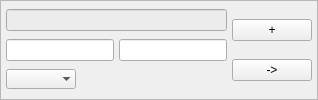
            <widget class="QFrame" name="frame_3">
             <property name="styleSheet">
              <string notr="true"/>
             </property>
             <property name="frameShape">
              <enum>QFrame::StyledPanel</enum>
             </property>
             <property name="frameShadow">
              <enum>QFrame::Raised</enum>
             </property>
             <property name="info" stdset="0">
              <bool>true</bool>
             </property>
             <layout class="QHBoxLayout" name="horizontalLayout_51">
              <property name="spacing">
               <number>5</number>
              </property>
              <property name="sizeConstraint">
               <enum>QLayout::SetMinimumSize</enum>
              </property>
              <property name="leftMargin">
               <number>5</number>
              </property>
              <property name="topMargin">
               <number>5</number>
              </property>
              <property name="rightMargin">
               <number>5</number>
              </property>
              <property name="bottomMargin">
               <number>5</number>
              </property>
              <item>
               <layout class="QVBoxLayout" name="verticalLayout_7">
                <item>
                 <widget class="QLineEdit" name="title_3">
                  <property name="styleSheet">
                   <string notr="true">background-color:#ececec;</string>
                  </property>
                  <property name="readOnly">
                   <bool>true</bool>
                  </property>
                  <property name="noborder" stdset="0">
                   <bool>true</bool>
                  </property>
                  <property name="title" stdset="0">
                   <bool>true</bool>
                  </property>
                 </widget>
                </item>
                <item>
                 <layout class="QHBoxLayout" name="horizontalLayout_23">
                  <item>
                   <widget class="QLineEdit" name="date_3">
                    <property name="sizePolicy">
                     <sizepolicy hsizetype="Preferred" vsizetype="Fixed">
                      <horstretch>0</horstretch>
                      <verstretch>0</verstretch>
                     </sizepolicy>
                    </property>
                    <property name="styleSheet">
                     <string notr="true"/>
                    </property>
                    <property name="frame">
                     <bool>true</bool>
                    </property>
                    <property name="readOnly">
                     <bool>true</bool>
                    </property>
                    <property name="noborder" stdset="0">
                     <bool>true</bool>
                    </property>
                    <property name="tips" stdset="0">
                     <bool>true</bool>
                    </property>
                   </widget>
                  </item>
                  <item>
                   <widget class="QLineEdit" name="author_3">
                    <property name="styleSheet">
                     <string notr="true"/>
                    </property>
                    <property name="frame">
                     <bool>true</bool>
                    </property>
                    <property name="readOnly">
                     <bool>true</bool>
                    </property>
                    <property name="noborder" stdset="0">
                     <bool>true</bool>
                    </property>
                    <property name="tips" stdset="0">
                     <bool>true</bool>
                    </property>
                   </widget>
                  </item>
                 </layout>
                </item>
                <item>
                 <layout class="QHBoxLayout" name="horizontalLayout_24">
                  <item>
                   <widget class="QComboBox" name="url_3">
                    <property name="mouseTracking">
                     <bool>false</bool>
                    </property>
                    <property name="focusPolicy">
                     <enum>Qt::StrongFocus</enum>
                    </property>
                    <property name="contextMenuPolicy">
                     <enum>Qt::DefaultContextMenu</enum>
                    </property>
                    <property name="styleSheet">
                     <string notr="true"/>
                    </property>
                    <property name="maxVisibleItems">
                     <number>5</number>
                    </property>
                    <property name="minimumContentsLength">
                     <number>0</number>
                    </property>
                    <property name="frame">
                     <bool>false</bool>
                    </property>
                    <property name="noborder" stdset="0">
                     <bool>true</bool>
                    </property>
                    <property name="readOnly" stdset="0">
                     <bool>true</bool>
                    </property>
                    <property name="blue" stdset="0">
                     <bool>true</bool>
                    </property>
                   </widget>
                  </item>
                  <item>
                   <spacer name="horizontalSpacer_8">
                    <property name="orientation">
                     <enum>Qt::Horizontal</enum>
                    </property>
                    <property name="sizeHint" stdset="0">
                     <size>
                      <width>40</width>
                      <height>20</height>
                     </size>
                    </property>
                   </spacer>
                  </item>
                 </layout>
                </item>
               </layout>
              </item>
              <item>
               <layout class="QVBoxLayout" name="button_layout_3">
                <property name="spacing">
                 <number>5</number>
                </property>
                <item>
                 <widget class="QPushButton" name="buttonAdd_3">
                  <property name="text">
                   <string>+</string>
                  </property>
                  <property name="red" stdset="0">
                   <bool>true</bool>
                  </property>
                 </widget>
                </item>
                <item>
                 <widget class="QPushButton" name="buttonGo_3">
                  <property name="text">
                   <string>-&gt;</string>
                  </property>
                  <property name="green" stdset="0">
                   <bool>true</bool>
                  </property>
                 </widget>
                </item>
               </layout>
              </item>
             </layout>
            </widget>
